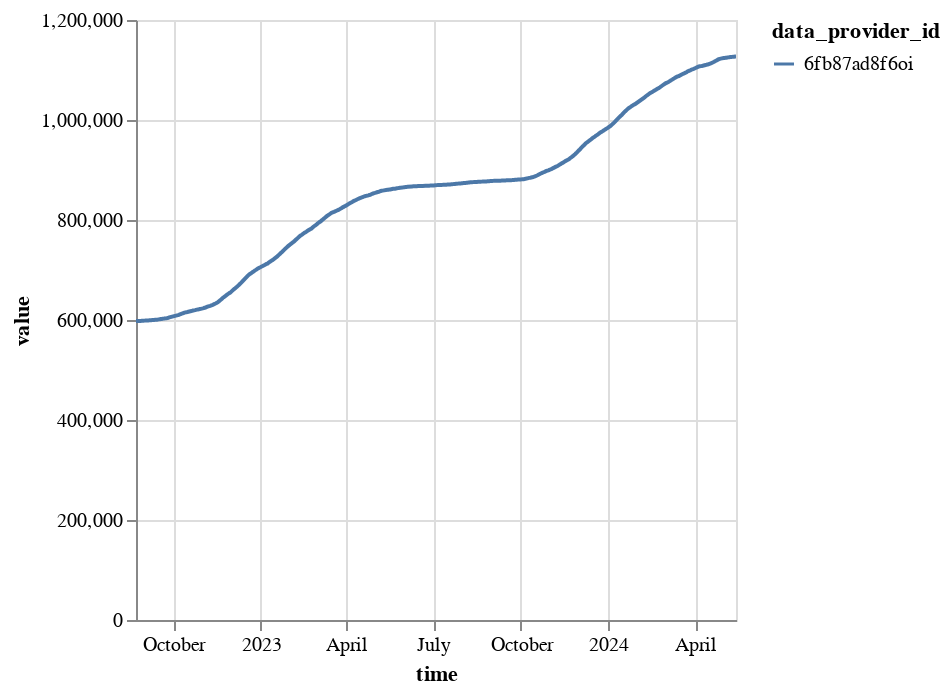

The notebook cell saved with this chart:
### Code cell
df_daily.filter(pl.col("eco_u_id") == sensor_id).plot.line(x="time", y="value", color="data_provider_id")

### Figure 1 — Vega-Lite specification as saved in the notebook (floating-point values rounded to 4 significant figures; data arrays with more than 128 entries replaced by an {"elided": "..."} marker saying what was removed)
{"config": {"view": {"continuousWidth": 300, "continuousHeight": 300}}, "data": {"name": "data-620d316e6fafb86d04e64d1efc0ff184"}, "mark": {"type": "line", "tooltip": true}, "encoding": {"color": {"field": "data_provider_id", "type": "nominal"}, "x": {"field": "time", "type": "temporal"}, "y": {"field": "value", "type": "quantitative"}}, "params": [{"name": "param_1", "select": {"type": "interval", "encodings": ["x", "y"]}, "bind": "scales"}], "$schema": "https://vega.github.io/schema/vega-lite/v5.20.1.json", "datasets": {"data-620d316e6fafb86d04e64d1efc0ff184": {"elided": "600 records"}}}
